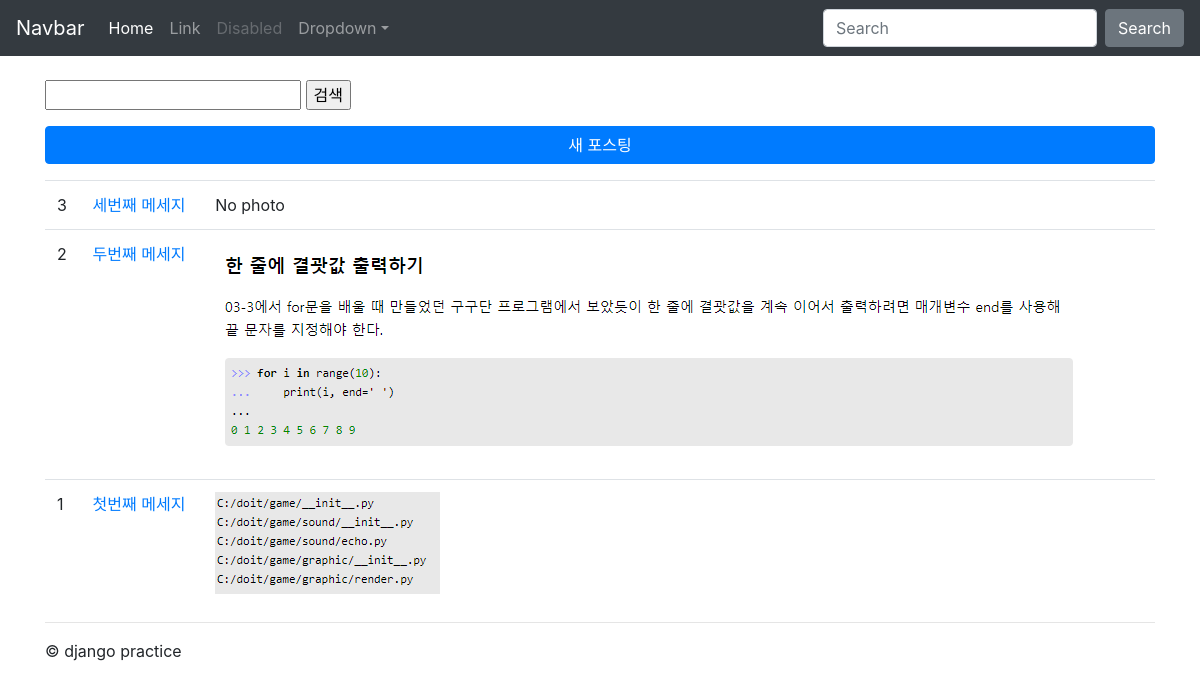
The app's page /instagram/ (signed in), older data.
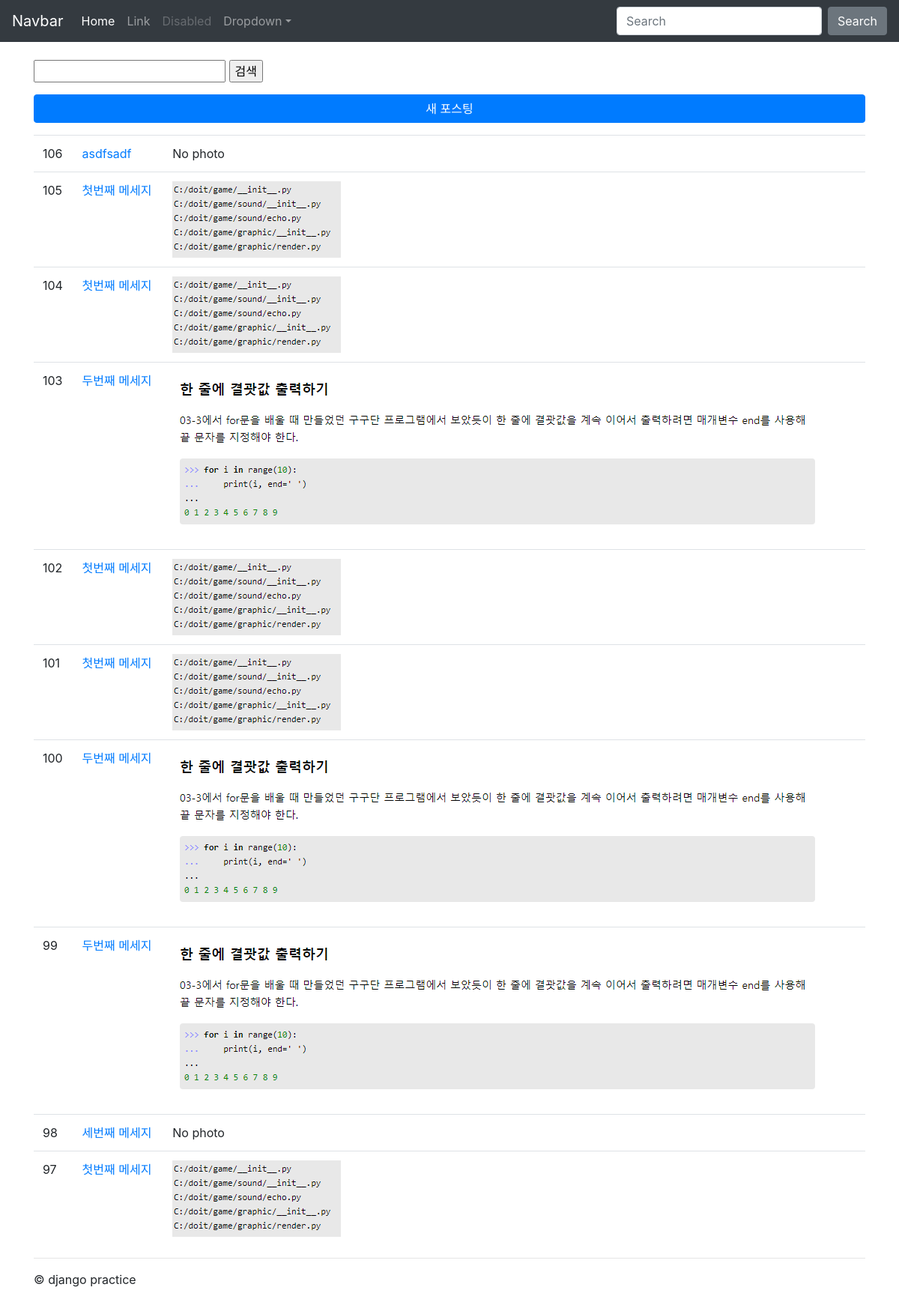
The same page, newer data.
### instagram/models.py (models this page shows, shortened)
class Post(models.Model):
    author = models.ForeignKey(settings.AUTH_USER_MODEL, on_delete=models.CASCADE)
    message = models.TextField(validators=[MinLengthValidator(10)])
    photo = models.ImageField(blank=True, upload_to="instagram/post/%Y/%m/%d")
    tag_set = models.ManyToManyField('Tag', blank=True)
    is_public = models.BooleanField(default=False, verbose_name='공개여부')
    created_at = models.DateTimeField(auto_now_add=True)
    updated_at = models.DateTimeField(auto_now=True)
    models.OneToOneField
    def get_absolute_url(self):
        return reverse('instagram:post_detail', args=[self.pk])
    class Meta:
        ordering = ['-id']

### instagram/views.py (the view)
@method_decorator(login_required, name='dispatch')
class PostListView(LoginRequiredMixin, ListView):
    model = Post
    paginate_by = 10

### instagram/templates/instagram/post_list.html (shortened to what this page needs)
{% extends "instagram/layout.html" %}
{% load bootstrap4 %}
{% load static %}
{% block content %}
<form action method="get">
    <input type="text" name="q" value="{{ q }}"/>
    <input type="submit" value="검색"/>
</form>
<a href="{% url 'instagram:post_new' %}" class="btn btn-primary btn-block mt-3 mb-3">새 포스팅</a>
<table class="table table-borderd table-hover">
    <tbody>
    {% for post in post_list %}
    <tr>
        <td>{{ post.pk }}</td>
        <td><a href="{{ post.get_absolute_url }}">
            {{ post.message }}
        </a>
        </td>
        {% if post.photo %}
        <td><img src="{{ post.photo.url }}"/></td>
        {% else %}
        <td>No photo</td>
        {% endif %}
    </tr>
    {% endfor %}
    </tbody>
</table>
{% endblock content %}

### instagram/templates/instagram/layout.html (shortened to what this page needs)
{% load static %}
<!doctype html>
<html lang="ko">
<head>
    <link href="https://stackpath.bootstrapcdn.com/bootstrap/4.5.2/css/bootstrap.min.css" rel="stylesheet">
    <link rel="stylesheet" type="text/css" href="{% static 'instagram/css/bootstrap.css' %}"/>
</head>
<body>
<nav class="navbar navbar-expand-md navbar-dark bg-dark fixed-top">
  <a class="navbar-brand" href="#">Navbar</a>
  <div class="collapse navbar-collapse" id="navbarsExampleDefault">
    <ul class="navbar-nav mr-auto">
      <li class="nav-item active">
        <a class="nav-link" href="#">Home <span class="sr-only">(current)</span></a>
      </li>
      <li class="nav-item">
        <a class="nav-link" href="#">Link</a>
      </li>
      <li class="nav-item">
        <a class="nav-link disabled" href="#" tabindex="-1" aria-disabled="true">Disabled</a>
      </li>
      <li class="nav-item dropdown">
        <a class="nav-link dropdown-toggle" href="#" id="dropdown01" data-toggle="dropdown" aria-haspopup="true" aria-expanded="false">Dropdown</a>
      </li>
    </ul>
    <form class="form-inline my-2 my-lg-0">
      <input class="form-control mr-sm-2" type="text" placeholder="Search" aria-label="Search">
      <button class="btn btn-secondary my-2 my-sm-0" type="submit">Search</button>
    </form>
  </div>
</nav>
<div class="container">
     <div class="row">
         <div class="col-sm-12">
             {% block content %}
             {% endblock content %}
             <hr/>
             &copy; django practice
         </div>
     </div>
</div>
</body>
</html>

### instagram/templates/instagram/layout.html (style rules this page uses)
body { padding-top: 5rem; padding-bottom: 5rem; }

Row changes from the older to the newer data that the page shows:
no longer on this page (row edited): Post: pk "3", message "세번째 메세지", photo "No photo"
no longer on this page (row edited): Post: pk "2", message "두번째 메세지", photo (picture)
no longer on this page (row edited): Post: pk "1", message "첫번째 메세지", photo (picture)
added Post: pk "106", message "asdfsadf", photo "No photo"
added Post: pk "105", message "첫번째 메세지", photo (picture)
added Post: pk "104", message "첫번째 메세지", photo (picture)
added Post: pk "103", message "두번째 메세지", photo (picture)
added Post: pk "102", message "첫번째 메세지", photo (picture)
added Post: pk "101", message "첫번째 메세지", photo (picture)
added Post: pk "100", message "두번째 메세지", photo (picture)
added Post: pk "99", message "두번째 메세지", photo (picture)
added Post: pk "98", message "세번째 메세지", photo "No photo"
added Post: pk "97", message "첫번째 메세지", photo (picture)
